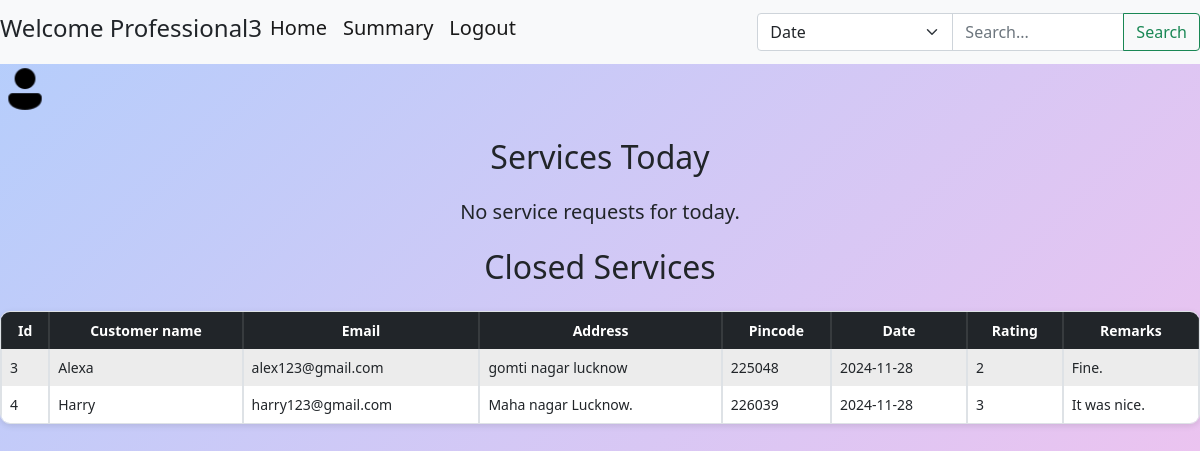
Screenshot of /professional_dashboard (signed in) with the database file from the repository.
### backend/models.py (models this page shows)
class Pro_info(db.Model):
    __tablename__="pro_info"
    id=db.Column(db.Integer,primary_key=True)
    uname=db.Column(db.String,unique=True,nullable=False)
    email=db.Column(db.String,nullable=False)
    pwd=db.Column(db.String,nullable=False)
    service_type=db.Column(db.String,nullable=False)
    exp=db.Column(db.String,nullable=False)
    add=db.Column(db.String,nullable=False)
    pin=db.Column(db.Integer,nullable=False)
    role=db.Column(db.Integer,default=2)
    status = db.Column(db.String, default='pending')

class Service_request(db.Model):
    __tablename__="service_request"
    id=db.Column(db.Integer,primary_key=True)
    service_id=db.Column(db.Integer,db.ForeignKey('service.id'),nullable=False)
    user_id=db.Column(db.Integer,db.ForeignKey('cust_info.id'),nullable=False,)
    pro_id=db.Column(db.Integer,db.ForeignKey('pro_info.id'),nullable=True,)
    date_of_request=db.Column(db.Date,nullable=False)
    status=db.Column(db.String,nullable=False)
    rating=db.Column(db.String,nullable=True)
    remarks=db.Column(db.String,nullable=True)
    cust_info=db.relationship("Cust_info",backref="service_request")
    pro_info=db.relationship("Pro_info",backref="service_request")
    service=db.relationship("Service",backref="service_request")

class Cust_info(db.Model):
    __tablename__="cust_info"
    id=db.Column(db.Integer,primary_key=True)
    uname=db.Column(db.String,unique=True,nullable=False)
    email=db.Column(db.String,nullable=False)
    pwd=db.Column(db.String,nullable=False)
    add=db.Column(db.String,nullable=False)
    pin=db.Column(db.Integer,nullable=False)
    role=db.Column(db.Integer,default=1)

### backend/controllers.py (the view)
@app.route("/professional_dashboard", methods=["GET"])
def professional_dashboard():
    user_id = session.get("user_id")
    username = session.get("username")
    if not user_id:
        flash("You are not logged in.", "error")
        return redirect(url_for("user_login"))
    pro = Pro_info.query.get(user_id)
    if not pro:
        flash("Professional details not found.", "danger")
        return redirect(url_for("user_login"))
    customer_requests = db.session.query(
        Service_request.id.label('request_id'),
        Cust_info.uname.label('customer_name'),
        Cust_info.email.label('customer_email'),
        Cust_info.add.label('customer_address'),
        Cust_info.pin.label('customer_pincode'),
        Service.name.label('service_name')
    ).join(Cust_info, Service_request.user_id == Cust_info.id)\
     .join(Service, Service_request.service_id == Service.id)\
     .filter(Service_request.pro_id.is_(None), Service_request.status == 'requested', Service.name == pro.service_type ).all()
    closed_services = db.session.query(
        Service_request.id.label('req_id'),
        Cust_info.uname.label('customer_name'),
        Cust_info.email.label('customer_email'),
        Cust_info.add.label('customer_address'),
        Cust_info.pin.label('customer_pincode'),
        Service_request.date_of_request,
        Service_request.rating,
        Service_request.remarks
    ).join(Cust_info, Service_request.user_id == Cust_info.id)\
     .filter(Service_request.pro_id == user_id, Service_request.status == "closed").all()
    search_filter = request.args.get("search_filter")
    search_query = request.args.get("search_query")
    search_results = None
    if search_filter and search_query:
        search_results = db.session.query(
        Service_request.id.label('req_id'),
        Cust_info.uname.label('customer_name'),
        Cust_info.email.label('customer_email'),
        Cust_info.add.label('customer_address'),
        Cust_info.pin.label('customer_pincode'),
        Service_request.date_of_request,
        Service_request.rating,
        Service_request.remarks
    ).join(Cust_info, Service_request.user_id == Cust_info.id)\
    .filter(Service_request.pro_id == user_id, Service_request.status == "closed")
        if search_filter == "date_of_request":
            search_results = search_results.filter(Service_request.date_of_request == search_query)
        elif search_filter == "customer_address":
            search_results = search_results.filter(Cust_info.add.ilike(f"%{search_query}%"))
        elif search_filter == "customer_pincode":
            search_results = search_results.filter(Cust_info.pin.ilike(f"%{search_query}%"))
        search_results = search_results.all()
    else:
        search_results = []
    return render_template("professional_dashboard.html",
                           customer_requests=customer_requests,
                           username=pro.uname,
                           pro=pro,
                           closed_services=closed_services,
                           search_results=search_results,
                           search_query=search_query)

### templates/professional_dashboard.html (shortened to what this page needs)
<!DOCTYPE html>
<html lang="en">
<head>
    <link rel="stylesheet" href="/static/style.css">
    <link href="https://cdn.jsdelivr.net/npm/bootstrap@5.0.2/dist/css/bootstrap.min.css" rel="stylesheet">
</head>
<body style="background: linear-gradient(-45deg, #f8bcbe, #f8cec0, #fdc0ec, #b4cefc); background-size: 400% 400%; animation: gradientAnimation 15s ease infinite; margin: 0; padding: 0;">
    <div id="container">
        <nav class="navbar navbar-expand-lg navbar-light bg-light">
          <label><H4>Welcome {{username}}</H4></label>
              <div class="collapse navbar-collapse" id="navbarSupportedContent">
                <ul class="navbar-nav me-auto mb-2 mb-lg-0">
                  <li class="nav-item">
                    <a class="nav-link active float-end" aria-current="page" href="{{ url_for('logout') }}"><h5>Logout</h5></a>
                    <a class="nav-link active float-end" data-bs-toggle="modal" data-bs-target="#statusChartModal" aria-current="page">
                      <h5>Summary</h5>
                    </a>
                    <a class="nav-link active float-end" aria-current="page" href="{{ url_for('professional_dashboard') }}"><h5>Home</h5></a>
                  </li>
                </ul>
                <form class="d-flex" action="{{ url_for('professional_dashboard') }}" method="GET">
                  <div class="input-group">
                      <select class="form-select" name="search_filter" required>
                          <option value="date_of_request">Date</option>
                      </select>
                      <input class="form-control" type="search" name="search_query" placeholder="Search..." aria-label="Search" required>
                      <button class="btn btn-outline-success" type="submit">Search</button>
                  </div>
              </form>
              </div>
            </div>
          <div id="container">
            <img src="/static/img/profile.png"
                 alt="Profile"
                 role="button"
                 data-bs-toggle="modal"
                 data-bs-target="#exampleModalToggle"
                 style="width: 50px; height: 50px; cursor: pointer;">
              </div>
          <h2 class="text-center my-4">Services Today</h2>
          {% if customer_requests %}
            <table class="table table-bordered table-striped">
              <thead class="table-dark">
              <tr>
                <th scope="col">Id</th>
                <th scope="col">Customer Name</th>
                <th scope="col">Email</th>
                <th scope="col">Address</th>
                <th scope="col">Pincode</th>
                <th scope="col">Service Name</th>
                <th scope="col">Action</th>
              </tr>
            </thead>
            <tbody>
              {% for request in customer_requests %}
                <tr>
                  <td>{{ request.request_id }}</td>
                  <td>{{ request.customer_name }}</td>
                  <td>{{ request.customer_email }}</td>
                  <td>{{ request.customer_address }}</td>
                  <td>{{ request.customer_pincode }}</td>
                  <td>{{ request.service_name }}</td>
                  <td>
                    <form action="{{ url_for('accept_request', request_id=request.request_id) }}" method="POST">
                      <button type="submit" class="btn btn-success">Accept</button>
                    </form>
                    <form action="{{ url_for('reject_request', request_id=request.request_id) }}" method="POST">
                      <button type="submit" class="btn btn-danger">Reject</button>
                    </form>
                  </td>
                </tr>
              {% endfor %}
            </tbody>
          </table>
        {% else %}
          <h5 class="text-center">No service requests for today.</h5>
        {% endif %}
        <h2 class="text-center my-4">Closed Services</h2>
          <table class="table table-bordered table-striped">
            <thead class="table-dark">
              <tr>
                <th scope="col">Id</th>
                <th scope="col">Customer name</th>
                <th scope="col">Email</th>
                <th scope="col">Address</th>
                <th scope="col">Pincode</th>
                <th scope="col">Date</th>
                <th scope="col">Rating</th>
                <th scope="col">Remarks</th>
              </tr>
            </thead>
            <tbody>
              {% if closed_services %}
                {% for service in closed_services %}
                  <tr>
                    <td>{{ service.req_id }}</td>
                    <td>{{ service.customer_name }}</td>
                    <td>{{ service.customer_email }}</td>
                    <td>{{ service.customer_address }}</td>
                    <td>{{ service.customer_pincode }}</td>
                    <td>{{ service.date_of_request }}</td>
                    <td>{{ service.rating }}</td>
                    <td>{{ service.remarks }}</td>
                  </tr>
                {% endfor %}
              {% else %}
                  <tr>
                    <td colspan="8">No closed services available</td>
                  </tr>
              {% endif %}
            </tbody>
            </table>
</html>
</body>
</html>

### static/style.css (style rules this page uses)
* { margin: 0px; }
.table { border-collapse: separate; border-spacing: 0; font-size: 14px; border: 1px solid #ddd; border-radius: 10px; overflow: hidden; box-shadow: 0px 2px 6px rgba(0, 0, 0, 0.1); }
.table-dark th { background-color: #343a40; color: #fff; text-align: center; padding: 10px; border-bottom: 2px solid #ddd; }
.table-striped tbody tr:nth-of-type(odd) { background-color: #f9f9f9; }
.table-striped tbody tr:nth-of-type(even) { background-color: #fff; }

### rows the page displays
Pro_info: uname "Professional3"
Service_request: req_id "3", customer_name "Alexa", customer_email "alex123@gmail.com", customer_address "gomti nagar lucknow", customer_pincode "225048", date_of_request "2024-11-28", rating "2", remarks "Fine."
Service_request: req_id "4", customer_name "Harry", customer_email "harry123@gmail.com", customer_address "Maha nagar Lucknow.", customer_pincode "226039", date_of_request "2024-11-28", rating "3", remarks "It was nice."
